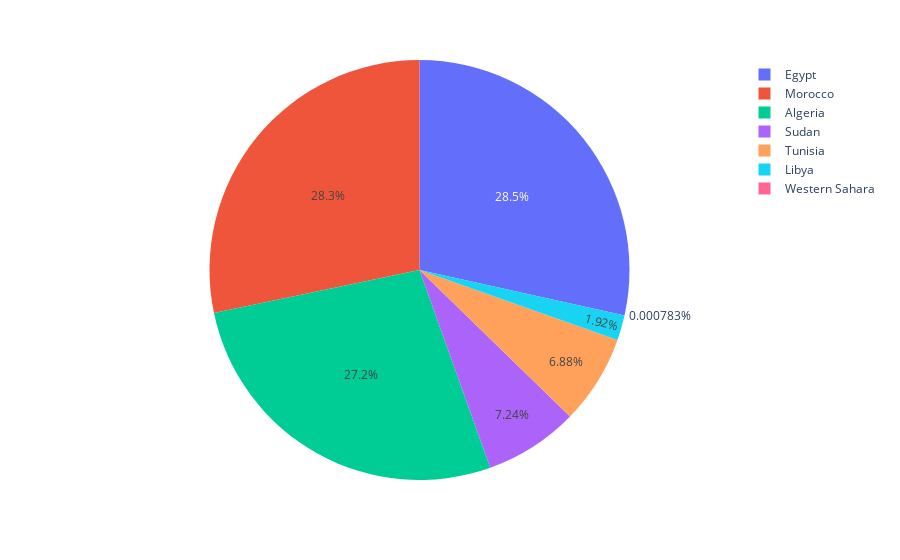

Here is the notebook cell this chart was saved with:
### Markdown cell above
#Pie

### Code cell
fg2 = px.pie(north_africa, names = 'country', values = 'number_of_immigrants')
fg2.show()

### Figure 1 — Plotly figure (JSON) as saved in the notebook; plotly's stock layout.template omitted (floating-point values rounded to 4 significant figures)
{"data": [{"domain": {"x": [0, 1], "y": [0, 1]}, "hovertemplate": "country=%{label}<br>number_of_immigrants=%{value}<extra></extra>", "labels": ["Algeria", "Egypt", "Libya", "Morocco", "Sudan", "Tunisia", "Western Sahara"], "legendgroup": "", "name": "", "showlegend": true, "type": "pie", "values": [69439, 72745, 4909, 72267, 18506, 17583, 2]}], "layout": {"legend": {"tracegroupgap": 0}, "margin": {"t": 60}}}
